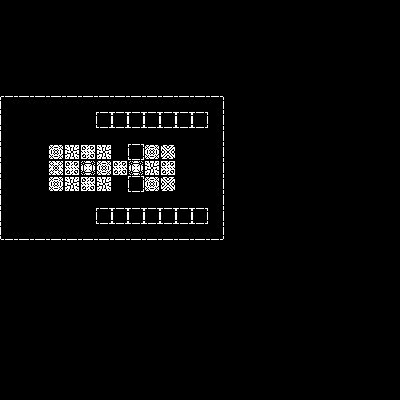

A 2D game scene composited from a Tiled map and its tileset images. What follows is a short description and the map's XML, with every tile layer's data as written:
An orthogonal 25x25 tile map with 16x16 px tiles, 2 tile layers (base, tiles).

<map version="1.2" tiledversion="1.3.3" orientation="orthogonal" renderorder="right-down" width="25" height="25" tilewidth="16" tileheight="16" infinite="0" nextlayerid="4" nextobjectid="1">
 <editorsettings>
  <export target="client/assets/board.json" format="json" />
 </editorsettings>
 <tileset firstgid="1" name="tiles" tilewidth="16" tileheight="16" tilecount="12" columns="12">
  <image source="client/assets/tiles.png" width="192" height="16" />
 </tileset>
 <layer id="1" name="base" width="25" height="25">
  <data encoding="csv">
0,0,0,0,0,0,0,0,0,0,0,0,0,0,0,0,0,0,0,0,0,0,0,0,0,
0,0,0,0,0,0,0,0,0,0,0,0,0,0,0,0,0,0,0,0,0,0,0,0,0,
0,0,0,0,0,0,0,0,0,0,0,0,0,0,0,0,0,0,0,0,0,0,0,0,0,
0,0,0,0,0,0,0,0,0,0,0,0,0,0,0,0,0,0,0,0,0,0,0,0,0,
0,0,0,0,0,0,0,0,0,0,0,0,0,0,0,0,0,0,0,0,0,0,0,0,0,
0,0,0,0,0,0,0,0,0,0,0,0,0,0,0,0,0,0,0,0,0,0,0,0,0,
8,9,9,9,9,9,9,9,9,9,9,9,9,2684354568,0,0,0,0,0,0,0,0,0,0,0,
536870921,7,7,7,7,7,10,10,10,10,10,10,10,2684354569,0,0,0,0,0,0,0,0,0,0,0,
536870921,7,7,7,7,7,7,7,7,7,7,7,7,2684354569,0,0,0,0,0,0,0,0,0,0,0,
536870921,7,7,7,7,7,7,7,10,7,7,7,7,2684354569,0,0,0,0,0,0,0,0,0,0,0,
536870921,7,7,7,7,7,7,7,7,7,7,7,7,2684354569,0,0,0,0,0,0,0,0,0,0,0,
536870921,7,7,7,7,7,7,7,10,7,7,7,7,2684354569,0,0,0,0,0,0,0,0,0,0,0,
536870921,7,7,7,7,7,7,7,7,7,7,7,7,2684354569,0,0,0,0,0,0,0,0,0,0,0,
536870921,7,7,7,7,7,10,10,10,10,10,10,10,2684354569,0,0,0,0,0,0,0,0,0,0,0,
1610612744,1073741833,1073741833,1073741833,1073741833,1073741833,1073741833,1073741833,1073741833,1073741833,1073741833,1073741833,1073741833,3221225480,0,0,0,0,0,0,0,0,0,0,0,
0,0,0,0,0,0,0,0,0,0,0,0,0,0,0,0,0,0,0,0,0,0,0,0,0,
0,0,0,0,0,0,0,0,0,0,0,0,0,0,0,0,0,0,0,0,0,0,0,0,0,
0,0,0,0,0,0,0,0,0,0,0,0,0,0,0,0,0,0,0,0,0,0,0,0,0,
0,0,0,0,0,0,0,0,0,0,0,0,0,0,0,0,0,0,0,0,0,0,0,0,0,
0,0,0,0,0,0,0,0,0,0,0,0,0,0,0,0,0,0,0,0,0,0,0,0,0,
0,0,0,0,0,0,0,0,0,0,0,0,0,0,0,0,0,0,0,0,0,0,0,0,0,
0,0,0,0,0,0,0,0,0,0,0,0,0,0,0,0,0,0,0,0,0,0,0,0,0,
0,0,0,0,0,0,0,0,0,0,0,0,0,0,0,0,0,0,0,0,0,0,0,0,0,
0,0,0,0,0,0,0,0,0,0,0,0,0,0,0,0,0,0,0,0,0,0,0,0,0,
0,0,0,0,0,0,0,0,0,0,0,0,0,0,0,0,0,0,0,0,0,0,0,0,0
</data>
 </layer>
 <layer id="2" name="tiles" width="25" height="25">
  <data encoding="csv">
0,0,0,0,0,0,0,0,0,0,0,0,0,0,0,0,0,0,0,0,0,0,0,0,0,
0,0,0,0,0,0,0,0,0,0,0,0,0,0,0,0,0,0,0,0,0,0,0,0,0,
0,0,0,0,0,0,0,0,0,0,0,0,0,0,0,0,0,0,0,0,0,0,0,0,0,
0,0,0,0,0,0,0,0,0,0,0,0,0,0,0,0,0,0,0,0,0,0,0,0,0,
0,0,0,0,0,0,0,0,0,0,0,0,0,0,0,0,0,0,0,0,0,0,0,0,0,
0,0,0,0,0,0,0,0,0,0,0,0,0,0,0,0,0,0,0,0,0,0,0,0,0,
0,0,0,0,0,0,0,0,0,0,0,0,0,0,0,0,0,0,0,0,0,0,0,0,0,
0,0,0,0,0,0,0,0,0,0,0,0,0,0,0,0,0,0,0,0,0,0,0,0,0,
0,0,0,0,0,0,0,0,0,0,0,0,0,0,0,0,0,0,0,0,0,0,0,0,0,
0,0,0,4,1,3,1,0,0,4,6,0,0,0,0,0,0,0,0,0,0,0,0,0,0,
0,0,0,2,3,5,4,3,5,1,3,0,0,0,0,0,0,0,0,0,0,0,0,0,0,
0,0,0,4,1,3,1,0,0,4,6,0,0,0,0,0,0,0,0,0,0,0,0,0,0,
0,0,0,0,0,0,0,0,0,0,0,0,0,0,0,0,0,0,0,0,0,0,0,0,0,
0,0,0,0,0,0,0,0,0,0,0,0,0,0,0,0,0,0,0,0,0,0,0,0,0,
0,0,0,0,0,0,0,0,0,0,0,0,0,0,0,0,0,0,0,0,0,0,0,0,0,
0,0,0,0,0,0,0,0,0,0,0,0,0,0,0,0,0,0,0,0,0,0,0,0,0,
0,0,0,0,0,0,0,0,0,0,0,0,0,0,0,0,0,0,0,0,0,0,0,0,0,
0,0,0,0,0,0,0,0,0,0,0,0,0,0,0,0,0,0,0,0,0,0,0,0,0,
0,0,0,0,0,0,0,0,0,0,0,0,0,0,0,0,0,0,0,0,0,0,0,0,0,
0,0,0,0,0,0,0,0,0,0,0,0,0,0,0,0,0,0,0,0,0,0,0,0,0,
0,0,0,0,0,0,0,0,0,0,0,0,0,0,0,0,0,0,0,0,0,0,0,0,0,
0,0,0,0,0,0,0,0,0,0,0,0,0,0,0,0,0,0,0,0,0,0,0,0,0,
0,0,0,0,0,0,0,0,0,0,0,0,0,0,0,0,0,0,0,0,0,0,0,0,0,
0,0,0,0,0,0,0,0,0,0,0,0,0,0,0,0,0,0,0,0,0,0,0,0,0,
0,0,0,0,0,0,0,0,0,0,0,0,0,0,0,0,0,0,0,0,0,0,0,0,0
</data>
 </layer>
</map>